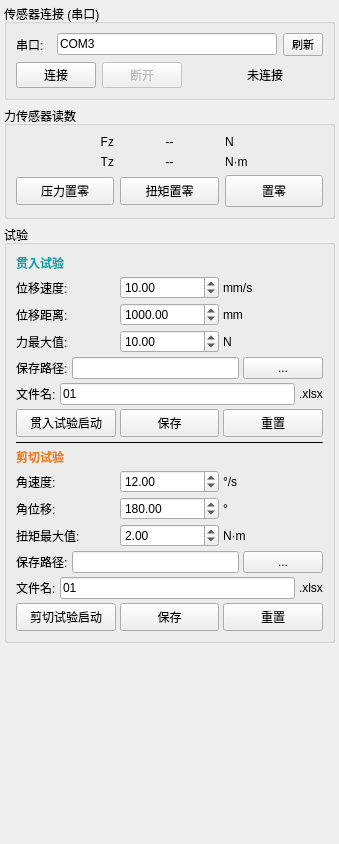
      <widget class="QWidget" name="sensorScrollWidget">
       <property name="geometry">
        <rect>
         <x>0</x>
         <y>0</y>
         <width>339</width>
         <height>844</height>
        </rect>
       </property>
       <layout class="QVBoxLayout" name="sensorMainLayout">
        <property name="leftMargin">
         <number>4</number>
        </property>
        <property name="topMargin">
         <number>4</number>
        </property>
        <property name="rightMargin">
         <number>4</number>
        </property>
        <property name="bottomMargin">
         <number>4</number>
        </property>
        <item>
         <widget class="QGroupBox" name="sensorConnGroup">
          <property name="title">
           <string>传感器连接 (串口)</string>
          </property>
          <layout class="QVBoxLayout" name="sensorConnLayout">
           <item>
            <layout class="QHBoxLayout" name="sensorConnRow1">
             <item>
              <widget class="QLabel" name="sensorComLabel">
               <property name="text">
                <string>串口:</string>
               </property>
              </widget>
             </item>
             <item>
              <widget class="QLineEdit" name="sensorComPort">
               <property name="maximumSize">
                <size>
                 <width>220</width>
                 <height>16777215</height>
                </size>
               </property>
               <property name="text">
                <string>COM3</string>
               </property>
              </widget>
             </item>
             <item>
              <widget class="QPushButton" name="sensorRefreshBtn">
               <property name="minimumSize">
                <size>
                 <width>40</width>
                 <height>0</height>
                </size>
               </property>
               <property name="styleSheet">
                <string>QPushButton{font-size:11px;padding:2px 4px;}</string>
               </property>
               <property name="text">
                <string>刷新</string>
               </property>
              </widget>
             </item>
            </layout>
           </item>
           <item>
            <layout class="QHBoxLayout" name="sensorConnRow2">
             <item>
              <widget class="QPushButton" name="sensorBtnConnect">
               <property name="text">
                <string>连接</string>
               </property>
              </widget>
             </item>
             <item>
              <widget class="QPushButton" name="sensorBtnDisconnect">
               <property name="enabled">
                <bool>false</bool>
               </property>
               <property name="text">
                <string>断开</string>
               </property>
              </widget>
             </item>
             <item>
              <spacer name="hSpacerSConn2">
               <property name="orientation">
                <enum>Qt::Orientation::Horizontal</enum>
               </property>
               <property name="sizeHint" stdset="0">
                <size>
                 <width>8</width>
                 <height>0</height>
                </size>
               </property>
              </spacer>
             </item>
             <item>
              <widget class="QLabel" name="sensorStatusLight">
               <property name="minimumSize">
                <size>
                 <width>12</width>
                 <height>12</height>
                </size>
               </property>
              </widget>
             </item>
             <item>
              <widget class="QLabel" name="sensorStatusLabel">
               <property name="text">
                <string>未连接</string>
               </property>
              </widget>
             </item>
             <item>
              <spacer name="hSpacerSConn3">
               <property name="orientation">
                <enum>Qt::Orientation::Horizontal</enum>
               </property>
               <property name="sizeHint" stdset="0">
                <size>
                 <width>0</width>
                 <height>0</height>
                </size>
               </property>
              </spacer>
             </item>
            </layout>
           </item>
          </layout>
         </widget>
        </item>
        <item>
         <widget class="QGroupBox" name="sensorForceGroup">
          <property name="title">
           <string>力传感器读数</string>
          </property>
          <layout class="QVBoxLayout" name="sensorForceLayout">
           <item>
            <layout class="QHBoxLayout" name="forceRow_Fz">
             <item>
              <widget class="QLabel" name="sensorForceLabel_Fz">
               <property name="minimumSize">
                <size>
                 <width>32</width>
                 <height>0</height>
                </size>
               </property>
               <property name="text">
                <string>Fz</string>
               </property>
               <property name="alignment">
                <set>Qt::AlignmentFlag::AlignRight|Qt::AlignmentFlag::AlignTrailing|Qt::AlignmentFlag::AlignVCenter</set>
               </property>
              </widget>
             </item>
             <item>
              <widget class="QLabel" name="sensorForceVal_Fz">
               <property name="minimumSize">
                <size>
                 <width>90</width>
                 <height>0</height>
                </size>
               </property>
               <property name="text">
                <string>--</string>
               </property>
               <property name="alignment">
                <set>Qt::AlignmentFlag::AlignCenter</set>
               </property>
              </widget>
             </item>
             <item>
              <widget class="QLabel" name="sensorForceUnit_Fz">
               <property name="text">
                <string>N</string>
               </property>
              </widget>
             </item>
            </layout>
           </item>
           <item>
            <layout class="QHBoxLayout" name="torqueRow_Tz">
             <item>
              <widget class="QLabel" name="sensorTorqueLabel_Tz">
               <property name="minimumSize">
                <size>
                 <width>32</width>
                 <height>0</height>
                </size>
               </property>
               <property name="text">
                <string>Tz</string>
               </property>
               <property name="alignment">
                <set>Qt::AlignmentFlag::AlignRight|Qt::AlignmentFlag::AlignTrailing|Qt::AlignmentFlag::AlignVCenter</set>
               </property>
              </widget>
             </item>
             <item>
              <widget class="QLabel" name="sensorTorqueVal_Tz">
               <property name="minimumSize">
                <size>
                 <width>90</width>
                 <height>0</height>
                </size>
               </property>
               <property name="text">
                <string>--</string>
               </property>
               <property name="alignment">
                <set>Qt::AlignmentFlag::AlignCenter</set>
               </property>
              </widget>
             </item>
             <item>
              <widget class="QLabel" name="sensorTorqueUnit_Tz">
               <property name="text">
                <string>N·m</string>
               </property>
              </widget>
             </item>
            </layout>
           </item>
           <item>
            <layout class="QHBoxLayout" name="zeroBtnRow">
             <item>
              <widget class="QPushButton" name="sensorBtnZeroPressure">
               <property name="minimumSize">
                <size>
                 <width>0</width>
                 <height>28</height>
                </size>
               </property>
               <property name="text">
                <string>压力置零</string>
               </property>
              </widget>
             </item>
             <item>
              <widget class="QPushButton" name="sensorBtnZeroTorque">
               <property name="minimumSize">
                <size>
                 <width>0</width>
                 <height>28</height>
                </size>
               </property>
               <property name="text">
                <string>扭矩置零</string>
               </property>
              </widget>
             </item>
             <item>
              <widget class="QPushButton" name="sensorBtnZeroAll">
               <property name="minimumSize">
                <size>
                 <width>0</width>
                 <height>32</height>
                </size>
               </property>
               <property name="text">
                <string>置零</string>
               </property>
              </widget>
             </item>
            </layout>
           </item>
          </layout>
         </widget>
        </item>
        <item>
         <widget class="QGroupBox" name="testGroup">
          <property name="title">
           <string>试验</string>
          </property>
          <layout class="QVBoxLayout" name="testLayout">
           <property name="spacing">
            <number>4</number>
           </property>
           <item>
            <widget class="QLabel" name="testDispLabel">
             <property name="styleSheet">
              <string>font-weight:bold;color:#14a3a8;</string>
             </property>
             <property name="text">
              <string>贯入试验</string>
             </property>
            </widget>
           </item>
           <item>
            <layout class="QHBoxLayout" name="testDispSpeedRow">
             <item>
              <widget class="QLabel" name="testDispSpeedLabel">
               <property name="text">
                <string>位移速度:</string>
               </property>
              </widget>
             </item>
             <item>
              <widget class="QDoubleSpinBox" name="testDispSpeed">
               <property name="minimumSize">
                <size>
                 <width>90</width>
                 <height>0</height>
                </size>
               </property>
               <property name="minimum">
                <double>1.000000000000000</double>
               </property>
               <property name="maximum">
                <double>100.000000000000000</double>
               </property>
               <property name="value">
                <double>10.000000000000000</double>
               </property>
              </widget>
             </item>
             <item>
              <widget class="QLabel" name="testDispSpeedUnit">
               <property name="minimumSize">
                <size>
                 <width>40</width>
                 <height>0</height>
                </size>
               </property>
               <property name="text">
                <string>mm/s</string>
               </property>
              </widget>
             </item>
            </layout>
           </item>
           <item>
            <layout class="QHBoxLayout" name="testDispDistRow">
             <item>
              <widget class="QLabel" name="testDispDistLabel">
               <property name="text">
                <string>位移距离:</string>
               </property>
              </widget>
             </item>
             <item>
              <widget class="QDoubleSpinBox" name="testDispDist">
               <property name="minimumSize">
                <size>
                 <width>90</width>
                 <height>0</height>
                </size>
               </property>
               <property name="minimum">
                <double>-2000.000000000000000</double>
               </property>
               <property name="maximum">
                <double>2000.000000000000000</double>
               </property>
               <property name="value">
                <double>1000.000000000000000</double>
               </property>
              </widget>
             </item>
             <item>
              <widget class="QLabel" name="testDispDistUnit">
               <property name="minimumSize">
                <size>
                 <width>40</width>
                 <height>0</height>
                </size>
               </property>
               <property name="text">
                <string>mm</string>
               </property>
              </widget>
             </item>
            </layout>
           </item>
           <item>
            <layout class="QHBoxLayout" name="testForceMaxRow">
             <item>
              <widget class="QLabel" name="testForceMaxLabel">
               <property name="text">
                <string>力最大值:</string>
               </property>
              </widget>
             </item>
             <item>
              <widget class="QDoubleSpinBox" name="testForceMax">
               <property name="minimumSize">
                <size>
                 <width>90</width>
                 <height>0</height>
                </size>
               </property>
               <property name="minimum">
                <double>0.100000000000000</double>
               </property>
               <property name="maximum">
                <double>500.000000000000000</double>
               </property>
               <property name="value">
                <double>10.000000000000000</double>
               </property>
              </widget>
             </item>
             <item>
              <widget class="QLabel" name="testForceMaxUnit">
               <property name="minimumSize">
                <size>
                 <width>40</width>
                 <height>0</height>
                </size>
               </property>
               <property name="text">
                <string>N</string>
               </property>
              </widget>
             </item>
            </layout>
           </item>
           <item>
            <layout class="QHBoxLayout" name="testDispSaveRow">
             <item>
              <widget class="QLabel" name="testDispSaveLabel">
               <property name="text">
                <string>保存路径:</string>
               </property>
              </widget>
             </item>
             <item>
              <widget class="QLineEdit" name="testDispSavePath">
               <property name="minimumSize">
                <size>
                 <width>100</width>
                 <height>0</height>
                </size>
               </property>
               <property name="readOnly">
                <bool>true</bool>
               </property>
              </widget>
             </item>
             <item>
              <widget class="QPushButton" name="testDispSaveBrowse">
               <property name="minimumSize">
                <size>
                 <width>24</width>
                 <height>0</height>
                </size>
               </property>
               <property name="text">
                <string>...</string>
               </property>
              </widget>
             </item>
            </layout>
           </item>
           <item>
            <layout class="QHBoxLayout" name="testDispNameRow">
             <item>
              <widget class="QLabel" name="testDispNameLabel">
               <property name="text">
                <string>文件名:</string>
               </property>
              </widget>
             </item>
             <item>
              <widget class="QLineEdit" name="testDispFileName">
               <property name="minimumSize">
                <size>
                 <width>80</width>
                 <height>0</height>
                </size>
               </property>
               <property name="text">
                <string>01</string>
               </property>
              </widget>
             </item>
             <item>
              <widget class="QLabel" name="testDispExtLabel">
               <property name="text">
                <string>.xlsx</string>
               </property>
              </widget>
             </item>
            </layout>
           </item>
           <item>
            <layout class="QHBoxLayout" name="testDispBtnRow">
             <item>
              <widget class="QPushButton" name="testDispStart">
               <property name="minimumSize">
                <size>
                 <width>0</width>
                 <height>28</height>
                </size>
               </property>
               <property name="text">
                <string>贯入试验启动</string>
               </property>
              </widget>
             </item>
             <item>
              <widget class="QPushButton" name="testDispSave">
               <property name="minimumSize">
                <size>
                 <width>48</width>
                 <height>28</height>
                </size>
               </property>
               <property name="text">
                <string>保存</string>
               </property>
              </widget>
             </item>
             <item>
              <widget class="QPushButton" name="testDispReset">
               <property name="minimumSize">
                <size>
                 <width>48</width>
                 <height>28</height>
                </size>
               </property>
               <property name="text">
                <string>重置</string>
               </property>
              </widget>
             </item>
            </layout>
           </item>
           <item>
            <widget class="QFrame" name="testSepLine">
             <property name="frameShape">
              <enum>QFrame::Shape::HLine</enum>
             </property>
            </widget>
           </item>
           <item>
            <widget class="QLabel" name="testShearLabel">
             <property name="styleSheet">
              <string>font-weight:bold;color:#e67e22;</string>
             </property>
             <property name="text">
              <string>剪切试验</string>
             </property>
            </widget>
           </item>
           <item>
            <layout class="QHBoxLayout" name="testAngSpeedRow">
             <item>
              <widget class="QLabel" name="testAngSpeedLabel">
               <property name="text">
                <string>角速度:</string>
               </property>
              </widget>
             </item>
             <item>
              <widget class="QDoubleSpinBox" name="testAngSpeed">
               <property name="minimumSize">
                <size>
                 <width>90</width>
                 <height>0</height>
                </size>
               </property>
               <property name="minimum">
                <double>1.000000000000000</double>
               </property>
               <property name="maximum">
                <double>20.000000000000000</double>
               </property>
               <property name="value">
                <double>12.000000000000000</double>
               </property>
              </widget>
             </item>
             <item>
              <widget class="QLabel" name="testAngSpeedUnit">
               <property name="minimumSize">
                <size>
                 <width>40</width>
                 <height>0</height>
                </size>
               </property>
               <property name="text">
                <string>°/s</string>
               </property>
              </widget>
             </item>
            </layout>
           </item>
           <item>
            <layout class="QHBoxLayout" name="testAngDistRow">
             <item>
              <widget class="QLabel" name="testAngDistLabel">
               <property name="text">
                <string>角位移:</string>
               </property>
              </widget>
             </item>
             <item>
              <widget class="QDoubleSpinBox" name="testAngDist">
               <property name="minimumSize">
                <size>
                 <width>90</width>
                 <height>0</height>
                </size>
               </property>
               <property name="minimum">
                <double>0.100000000000000</double>
               </property>
               <property name="maximum">
                <double>360.000000000000000</double>
               </property>
               <property name="value">
                <double>180.000000000000000</double>
               </property>
              </widget>
             </item>
             <item>
              <widget class="QLabel" name="testAngDistUnit">
               <property name="minimumSize">
                <size>
                 <width>40</width>
                 <height>0</height>
                </size>
               </property>
               <property name="text">
                <string>°</string>
               </property>
              </widget>
             </item>
            </layout>
           </item>
           <item>
            <layout class="QHBoxLayout" name="testTorqueMaxRow">
             <item>
              <widget class="QLabel" name="testTorqueMaxLabel">
               <property name="text">
                <string>扭矩最大值:</string>
               </property>
              </widget>
             </item>
             <item>
              <widget class="QDoubleSpinBox" name="testTorqueMax">
               <property name="minimumSize">
                <size>
                 <width>90</width>
                 <height>0</height>
                </size>
               </property>
               <property name="minimum">
                <double>0.010000000000000</double>
               </property>
               <property name="maximum">
                <double>50.000000000000000</double>
               </property>
               <property name="value">
                <double>2.000000000000000</double>
               </property>
              </widget>
             </item>
             <item>
              <widget class="QLabel" name="testTorqueMaxUnit">
               <property name="minimumSize">
                <size>
                 <width>40</width>
                 <height>0</height>
                </size>
               </property>
               <property name="text">
                <string>N·m</string>
               </property>
              </widget>
             </item>
            </layout>
           </item>
           <item>
            <layout class="QHBoxLayout" name="testShearSaveRow">
             <item>
              <widget class="QLabel" name="testShearSaveLabel">
               <property name="text">
                <string>保存路径:</string>
               </property>
              </widget>
             </item>
             <item>
              <widget class="QLineEdit" name="testShearSavePath">
               <property name="minimumSize">
                <size>
                 <width>100</width>
                 <height>0</height>
                </size>
               </property>
               <property name="readOnly">
                <bool>true</bool>
               </property>
              </widget>
             </item>
             <item>
              <widget class="QPushButton" name="testShearSaveBrowse">
               <property name="minimumSize">
                <size>
                 <width>24</width>
                 <height>0</height>
                </size>
               </property>
               <property name="text">
                <string>...</string>
               </property>
              </widget>
             </item>
            </layout>
           </item>
           <item>
            <layout class="QHBoxLayout" name="testShearNameRow">
             <item>
              <widget class="QLabel" name="testShearNameLabel">
               <property name="text">
                <string>文件名:</string>
               </property>
              </widget>
             </item>
             <item>
              <widget class="QLineEdit" name="testShearFileName">
               <property name="minimumSize">
                <size>
                 <width>80</width>
                 <height>0</height>
                </size>
               </property>
               <property name="text">
                <string>01</string>
               </property>
              </widget>
             </item>
             <item>
              <widget class="QLabel" name="testShearExtLabel">
               <property name="text">
                <string>.xlsx</string>
               </property>
              </widget>
             </item>
            </layout>
           </item>
           <item>
            <layout class="QHBoxLayout" name="testShearBtnRow">
             <item>
              <widget class="QPushButton" name="testShearStart">
               <property name="minimumSize">
                <size>
                 <width>0</width>
                 <height>28</height>
                </size>
               </property>
               <property name="text">
                <string>剪切试验启动</string>
               </property>
              </widget>
             </item>
             <item>
              <widget class="QPushButton" name="testShearSave">
               <property name="minimumSize">
                <size>
                 <width>48</width>
                 <height>28</height>
                </size>
               </property>
               <property name="text">
                <string>保存</string>
               </property>
              </widget>
             </item>
             <item>
              <widget class="QPushButton" name="testShearReset">
               <property name="minimumSize">
                <size>
                 <width>48</width>
                 <height>28</height>
                </size>
               </property>
               <property name="text">
                <string>重置</string>
               </property>
              </widget>
             </item>
            </layout>
           </item>
          </layout>
         </widget>
        </item>
        <item>
         <spacer name="vSpacerSensorTop">
          <property name="orientation">
           <enum>Qt::Orientation::Vertical</enum>
          </property>
          <property name="sizeHint" stdset="0">
           <size>
            <width>0</width>
            <height>0</height>
           </size>
          </property>
         </spacer>
        </item>
        <item alignment="Qt::AlignmentFlag::AlignHCenter">
         <widget class="QLabel" name="jluLogoLabel">
          <property name="minimumSize">
           <size>
            <width>150</width>
            <height>150</height>
           </size>
          </property>
          <property name="maximumSize">
           <size>
            <width>150</width>
            <height>150</height>
           </size>
          </property>
          <property name="text">
           <string/>
          </property>
          <property name="alignment">
           <set>Qt::AlignmentFlag::AlignCenter</set>
          </property>
         </widget>
        </item>
        <item>
         <spacer name="vSpacerSensorBottom">
          <property name="orientation">
           <enum>Qt::Orientation::Vertical</enum>
          </property>
          <property name="sizeHint" stdset="0">
           <size>
            <width>0</width>
            <height>0</height>
           </size>
          </property>
         </spacer>
        </item>
       </layout>
      </widget>
